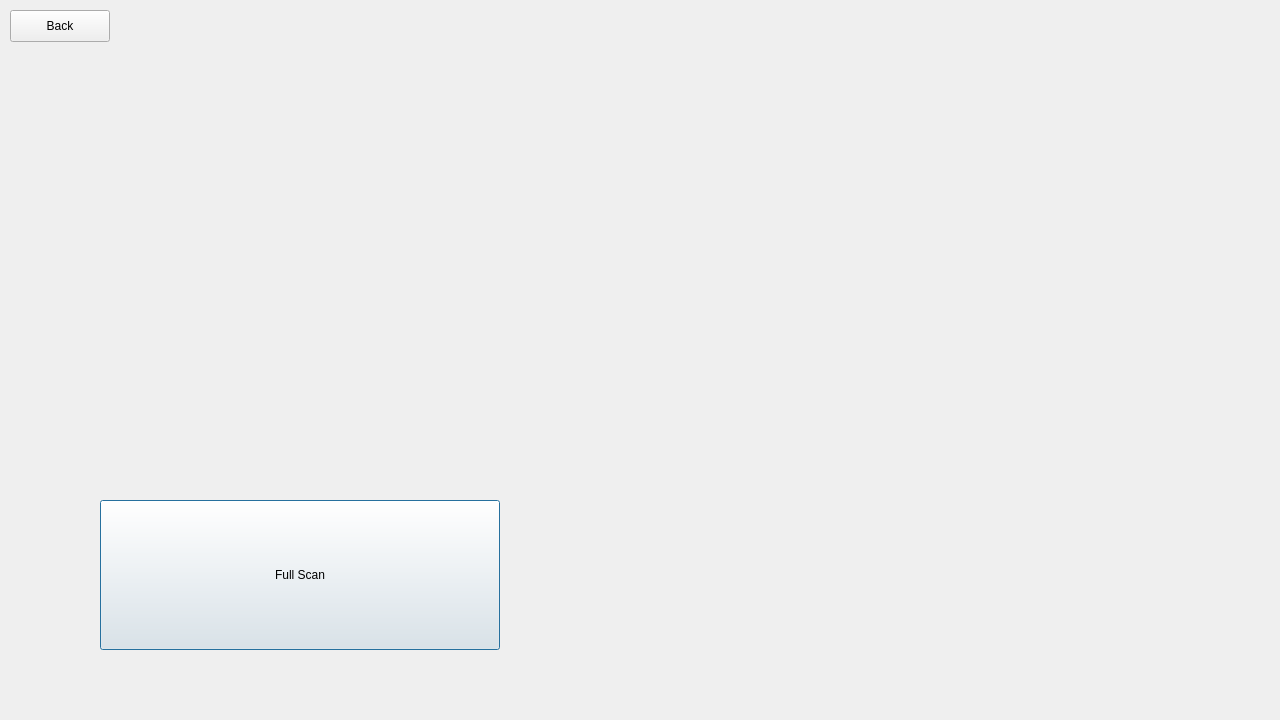
<?xml version="1.0" encoding="UTF-8"?>
<ui version="4.0">
 <class>fullscan</class>
 <widget class="QDialog" name="fullscan">
  <property name="geometry">
   <rect>
    <x>0</x>
    <y>0</y>
    <width>1280</width>
    <height>720</height>
   </rect>
  </property>
  <property name="windowTitle">
   <string>Dialog</string>
  </property>
  <widget class="QPushButton" name="startFullScan">
   <property name="geometry">
    <rect>
     <x>100</x>
     <y>500</y>
     <width>400</width>
     <height>150</height>
    </rect>
   </property>
   <property name="text">
    <string>Full Scan</string>
   </property>
  </widget>
  <widget class="QPushButton" name="toScanpage">
   <property name="geometry">
    <rect>
     <x>10</x>
     <y>10</y>
     <width>100</width>
     <height>32</height>
    </rect>
   </property>
   <property name="text">
    <string>Back</string>
   </property>
  </widget>
 </widget>
 <resources/>
 <connections/>
</ui>
